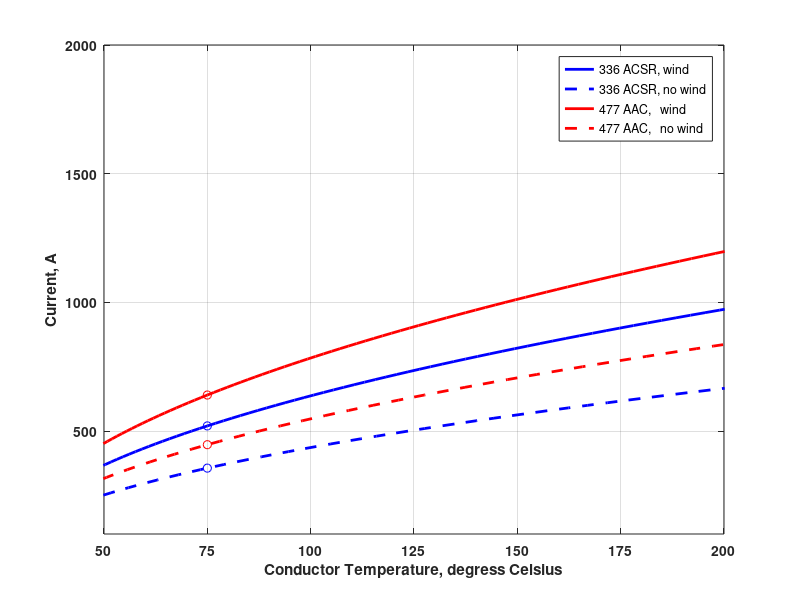
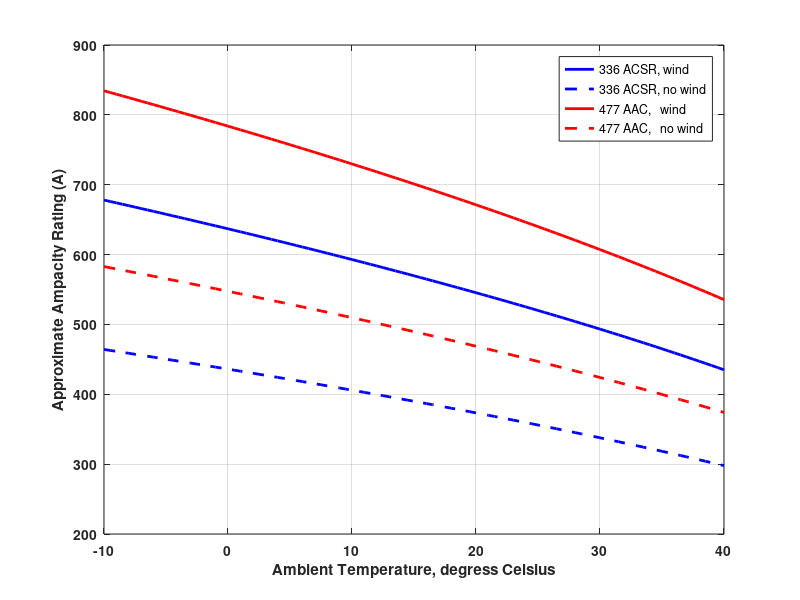

Write MATLAB code to recreate these figures, in order.
clear
clc
close all
fig = 0;

COND(1,:)=[336,75,25,520,1];
COND(2,:)=[336,75,25,356,0];
COND(3,:)=[336,100,25,468,1];
COND(4,:)=[336,100,25,635,0];

COND(5,:)=[477,75,25,640,1];
COND(6,:)=[477,75,25,447,0];
COND(7,:)=[477,100,25,784,1];
COND(8,:)=[477,100,25,588,0];

%Plot 1:
for j=1:1:8
    i = 1;
    for I=100:10:1200
        Ta_new = COND(j,3);
        Ta_old = COND(j,3);
        Tc_old = COND(j,2);
        I_old = COND(j,4);
        Tc_new(i,j)=Ta_new+((I/I_old)^2)*(Tc_old-Ta_old);
        Ic(i,1)=I;
        i = i + 1;
    end
end

fig = fig + 1;
figure(fig)
plot(Tc_new(:,1),Ic,'b-','LineWidth',2)
hold on
plot(Tc_new(:,2),Ic,'b--','LineWidth',2)
hold on
plot(Tc_new(:,5),Ic,'r-','LineWidth',2)
hold on
plot(Tc_new(:,6),Ic,'r--','LineWidth',2)
hold on
plot(COND(1,2),COND(1,4),'bo');
hold on
plot(COND(2,2),COND(2,4),'bo');
hold on
plot(COND(5,2),COND(5,4),'ro');
hold on
plot(COND(6,2),COND(6,4),'ro');
%settings
xlabel('Conductor Temperature, degress Celsius');
ylabel('Current, A');
axis([50 200 100 2000])
set(gca,'XTick',50:25:200);
grid on
set(gca,'FontWeight','bold');
legend('336 ACSR, wind','336 ACSR, no wind','477 AAC,   wind','477 AAC,   no wind');
%%
COND(1,:)=[336,75,25,520,1];
COND(2,:)=[336,75,25,356,0];
COND(3,:)=[336,100,25,468,1];
COND(4,:)=[336,100,25,635,0];

COND(5,:)=[477,75,25,640,1];
COND(6,:)=[477,75,25,447,0];
COND(7,:)=[477,100,25,784,1];
COND(8,:)=[477,100,25,588,0];

%Plot 2:

for j=1:1:8
    i=1;
    for Ta_new=-10:0.5:40
        %Ta_new = COND(j,3);
        Ta_old = COND(j,3);
        Tc_old = COND(j,2);
        Tc_new = COND(j,2);
        I_old = COND(j,4);
        
        I_new(i,j)=I_old*sqrt((Tc_new-Ta_new)/(Tc_old-Ta_old));
        Ta_new_1(i,1)=Ta_new;
        i = i + 1;
    end
end
fig = fig + 1;
figure(fig);
plot(Ta_new_1,I_new(:,1),'b-','LineWidth',2);
hold on
plot(Ta_new_1,I_new(:,2),'b--','LineWidth',2);
hold on
plot(Ta_new_1,I_new(:,5),'r-','LineWidth',2);
hold on
plot(Ta_new_1,I_new(:,6),'r--','LineWidth',2);

xlabel('Ambient Temperature, degress Celsius');
ylabel('Approximate Ampacity Rating (A)');
%axis([50 200 100 2000])
%set(gca,'XTick',50:25:200);
grid on
set(gca,'FontWeight','bold');
legend('336 ACSR, wind','336 ACSR, no wind','477 AAC,   wind','477 AAC,   no wind');



